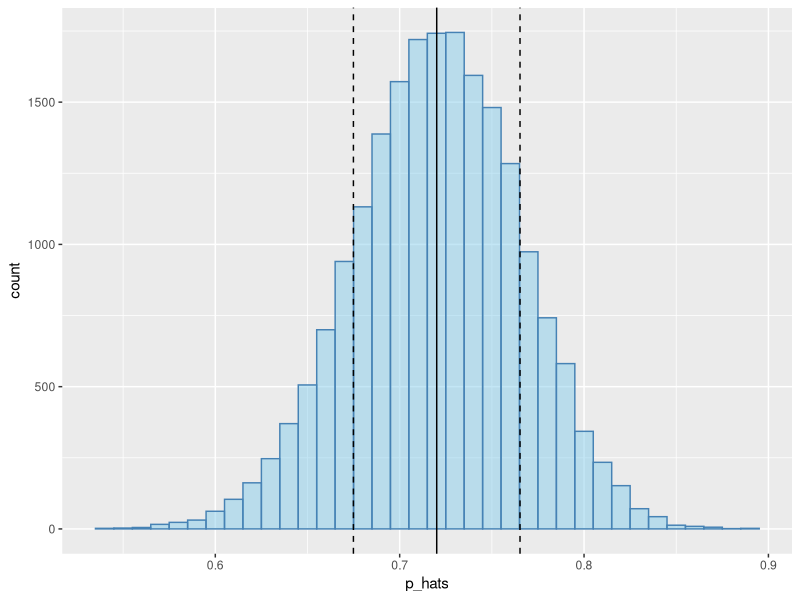
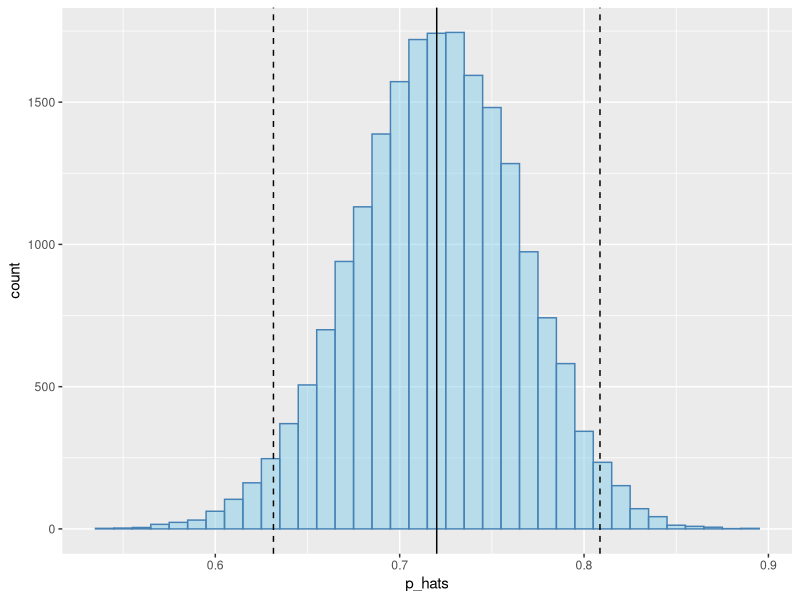
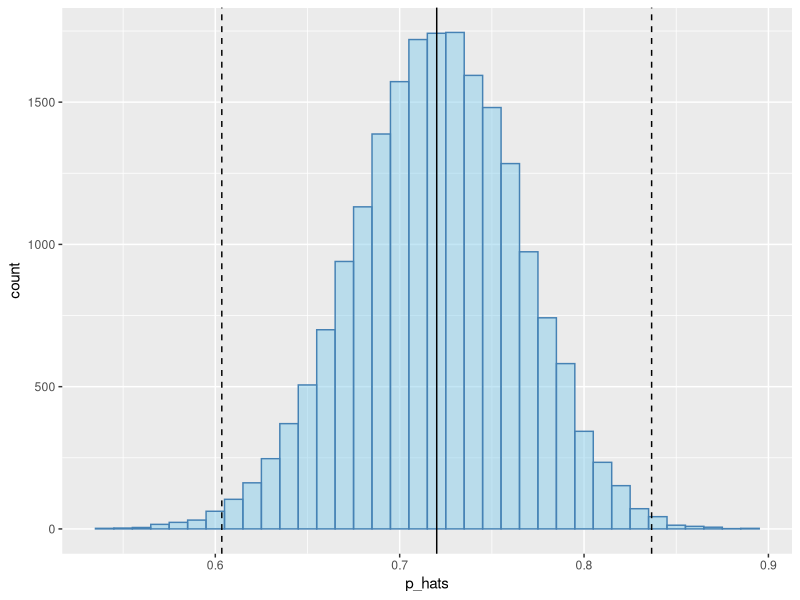

R code for these plots, in order:
library(ggplot2)

#Estimated number of students
pop_size <- 15000

#Vector of sample proportions
p_hats <- c()

#72 percent of students approve of the new policy
population <- c(rep("approve", 0.72 * pop_size), rep("disapprove", 0.28 * pop_size))

#20000 simulations
for (i in seq(1, 20000)) {
  
  #Sample 100 entries from the population without replacement.
  sampled_entries <- sample(population, size = 100)
  
  #Append sample proportion to the vector of sample proportions
  p_hats <- append(p_hats, sum(sampled_entries == "approve") / 100)
  
}

df <- as.data.frame(p_hats)
#Plot the histogram w/ standard error
ggplot(data = df) + geom_histogram(mapping=aes(x=p_hats), fill="skyblue", color="steelblue", alpha=.5, binwidth=0.01)+
  geom_vline(xintercept=mean(p_hats)) + geom_vline(xintercept=mean(p_hats)+sd(p_hats), linetype="dashed") +geom_vline(xintercept=mean(p_hats)-sd(p_hats), linetype="dashed")

#95% confidence interval
ggplot(data = df) + geom_histogram(mapping=aes(x=p_hats), fill="skyblue", color="steelblue", alpha=.5, binwidth=0.01)+
  geom_vline(xintercept=mean(p_hats)) + geom_vline(xintercept=mean(p_hats)+1.96*sd(p_hats), linetype="dashed") +geom_vline(xintercept=mean(p_hats)-1.96*sd(p_hats), linetype="dashed")

#99% confidence interval
ggplot(data = df) + geom_histogram(mapping=aes(x=p_hats), fill="skyblue", color="steelblue", alpha=.5, binwidth=0.01)+
  geom_vline(xintercept=mean(p_hats)) + geom_vline(xintercept=mean(p_hats)+2.58*sd(p_hats), linetype="dashed") +geom_vline(xintercept=mean(p_hats)-2.58*sd(p_hats), linetype="dashed")
